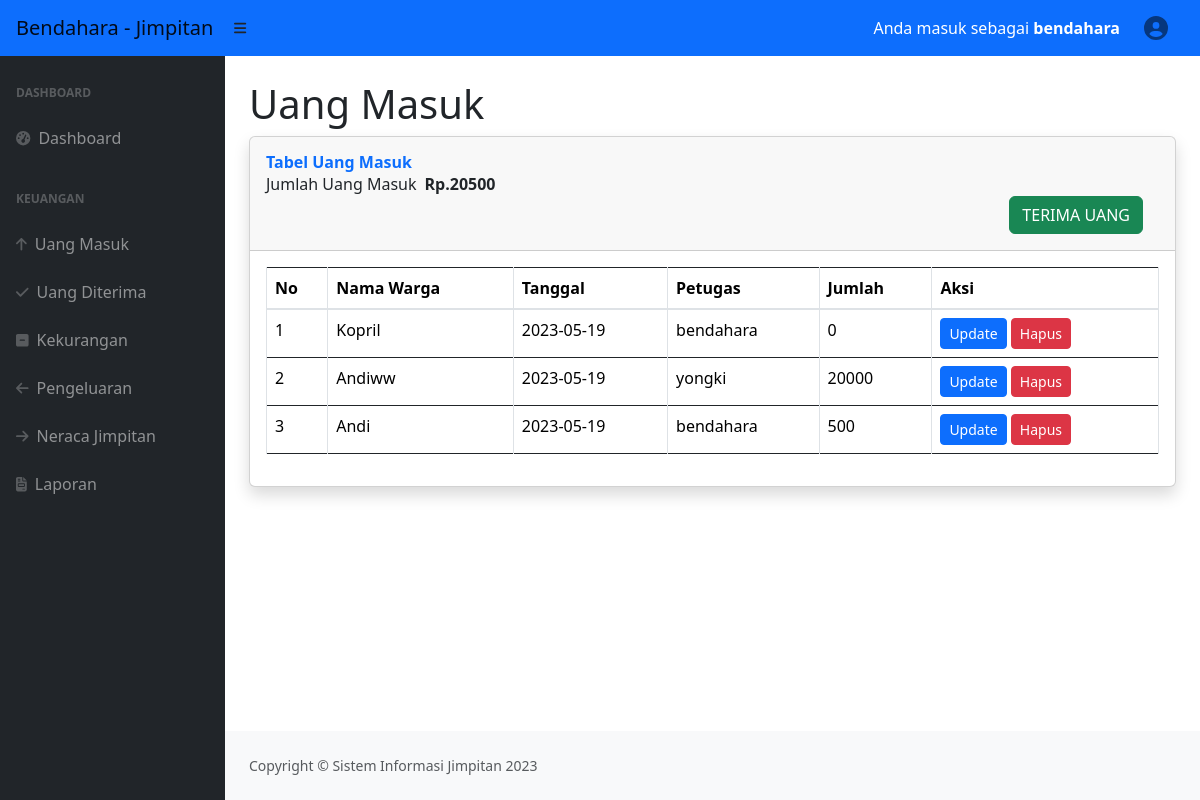
Page /uangmasuk1.php (signed in) on the committed database.
### tables this page shows
CREATE TABLE `pemasukan` (
  `id` int(11) NOT NULL,
  `nama_warga` varchar(25) NOT NULL,
  `tanggal` date NOT NULL,
  `petugas` varchar(25) NOT NULL,
  `jumlah` varchar(11) NOT NULL,
  `status` varchar(10) NOT NULL
);

### uangmasuk1.php (the view, shortened to what this page needs)
<?php
include 'koneksidb.php';
$penghasilan_total = mysqli_query($conn, "SELECT sum(jumlah) FROM `pemasukan` WHERE `status`='masuk'");
$data_penghasilan_total = mysqli_fetch_assoc($penghasilan_total);
$hasil_penghasilan_total = $data_penghasilan_total['sum(jumlah)'];
?>
<!DOCTYPE html>
<html lang="en">
    <head>
        <link href="main/dataTables/datatables.min.css" rel="stylesheet"/>
        <link href="https://cdn.jsdelivr.net/npm/simple-datatables@latest/dist/style.css" rel="stylesheet" />
        <link href="css/styles.css" rel="stylesheet" />
        <link href="vendor/datatables/dataTables.bootstrap4.min.css" rel="stylesheet">
        <link href="main/dataTables/datatables.min.css" rel="stylesheet"/>
        <link rel="stylesheet" href="https://cdn.jsdelivr.net/npm/bootstrap@4.5.3/dist/css/bootstrap.min.css"
>
	<link rel="stylesheet" type="text/css" href="assets/css/bootstrap.css">
	<link rel="stylesheet" type="text/css" href="assets/DataTables/media/css/jquery.dataTables.css">
	<link rel="stylesheet" type="text/css" href="assets/DataTables/media/css/dataTables.bootstrap.css">
    </head>
<body class="sb-nav-fixed">
<?php
require ('header2.php');
require ('sidenav2.php');
?>
<div id="layoutSidenav_content">
<main>
<div class="container-fluid px-4">
    <h1 class="mt-4">Uang Masuk</h1>
<div class="card shadow mb-4">
            <div class="card-header py-3">
            <h6 class="m-0 font-weight-bold text-primary">Tabel Uang Masuk</h6>
            <form method="post">
                <div class="d-grid gap-2 d-md-flex ">
                <td>Jumlah Uang Masuk <strong>Rp.<?php echo $hasil_penghasilan_total ?></strong></td>
                </div>
                <div class="d-grid gap-2 d-md-flex justify-content-md-end">
                <button name="submit" type="submit" class="btn btn-success me-md-3">TERIMA UANG</button>
                </div>
              </form>
            </div>
            <div class="card-body">
              <div class="table-responsive">
                <table class="table table-bordered" id="dataTable" width="100%" cellspacing="0">
<thead>
        <tr>
            <th>No</th>
            <th>Nama Warga</th>
            <th>Tanggal</th>
            <th>Petugas</th>
            <th>Jumlah</th>
            <th>Aksi</th>
        </tr>
</thead>
<?php
    $query = "SELECT * FROM `pemasukan` WHERE `status`='masuk'  ORDER BY `id` DESC";
            $result = mysqli_query($conn, $query);
            $no = 1;
            while($data = mysqli_fetch_assoc($result))
            {
              ?>
        <tr>
            <td><?php echo $no++ ?></td>
            <td><?php echo $data['nama_warga'] ?></td>
            <td><?php echo $data['tanggal'] ?></td>
            <td><?php echo $data['petugas'] ?></td>
            <td><?php echo $data['jumlah'] ?></td>
            <td>
            <a href="edituang.php?id=<?php echo $data['id']; ?>"
            class="btn btn-sm btn-primary">Update</a>
            <a href="proses_hapusuang.php?id=<?php echo $data['id']; ?>"
            class="btn btn-sm btn-danger alert_notif">Hapus</a>
            </td>
        </tr>
        <?php
            }
        ?>
</table>
</div>
</body>
<?php
require ('footer.php');
?>
</html>

### rows in the picture
pemasukan: nama_warga "Kopril", tanggal "2023-05-19", petugas "bendahara", jumlah "0"
pemasukan: nama_warga "Andiww", tanggal "2023-05-19", petugas "yongki", jumlah "20000"
pemasukan: nama_warga "Andi", tanggal "2023-05-19", petugas "bendahara", jumlah "500"

### other values in the picture
$_SESSION['username'] "bendahara"
$hasil_penghasilan_total "20500"
